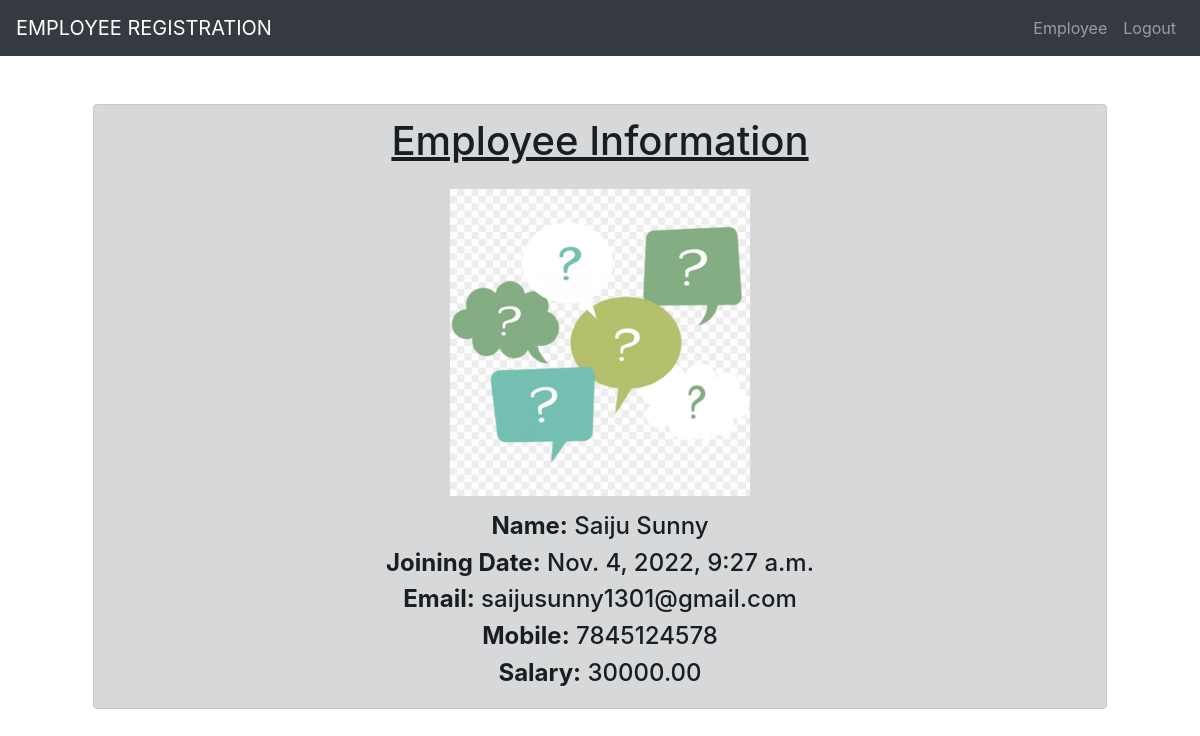
/viewEmployee/21 (signed in), run on an earlier commit of the app's database.
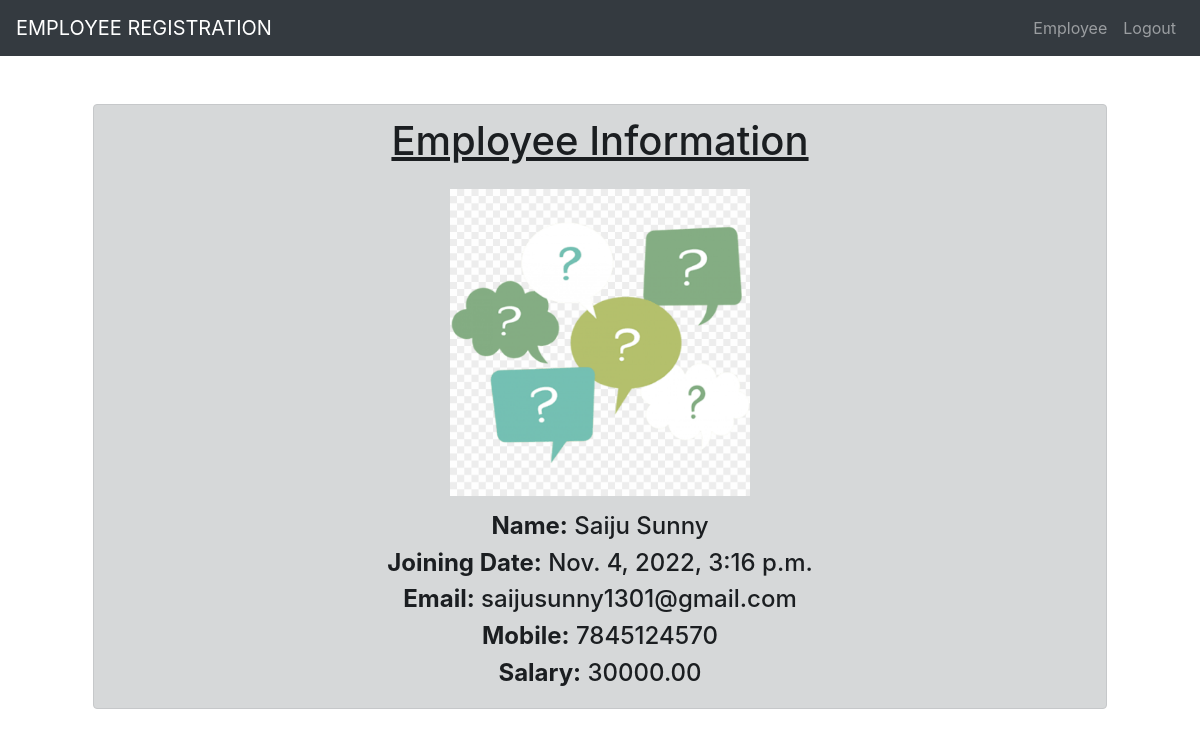
And on a later commit of the database.
### empl/models.py (models this page shows)
class Employee(models.Model):
    user = models.ForeignKey(User, on_delete=models.CASCADE, null=True)
    name = models.CharField(max_length=100)
    pic = models.ImageField(upload_to="uploads", default='e.png')
    mobile = models.CharField(unique=True, max_length=10)
    email = models.EmailField()
    salary = models.DecimalField(max_digits=8, decimal_places=2)
    datetime = models.DateTimeField(auto_now=True)

### empl/views.py (the view)
# urls.py: path('viewEmployee/<int:id>', views.one_employee,name='oneEmp'),
@login_required(login_url='adminlogin')
def one_employee(request, id=None):
    emp = Employee.objects.get(id=id)
    context = {
        'emp': emp
    }
    return render(request, 'emp/viewEmp.html', context)

### empl/templates/emp/viewEmp.html (shortened to what this page needs)
{% extends 'base.html' %}
{% block content %}
<div class="alert alert-dark text-center m-5" role="alert">
    <h1 class="text-center"><u>Employee Information</u></h1>
 <img src="{{emp.pic.url}}" width="300px" class="m-3">
<h4><b>Name:</b> {{emp.name}}</h4>
<h4><b>Joining Date:</b> {{emp.datetime}}</h4>
<h4><b>Email:</b> {{emp.email}}</h4>
<h4><b>Mobile:</b> {{emp.mobile}}</h4>
<h4><b>Salary:</b> {{emp.salary}}</h4>
</div>
{% endblock %}

What changed in the data, as far as the page shows it:
changed Employee "Saiju Sunny": datetime "Nov. 4, 2022, 9:27 a.m." → "Nov. 4, 2022, 3:16 p.m."; mobile "7845124578" → "7845124570"
